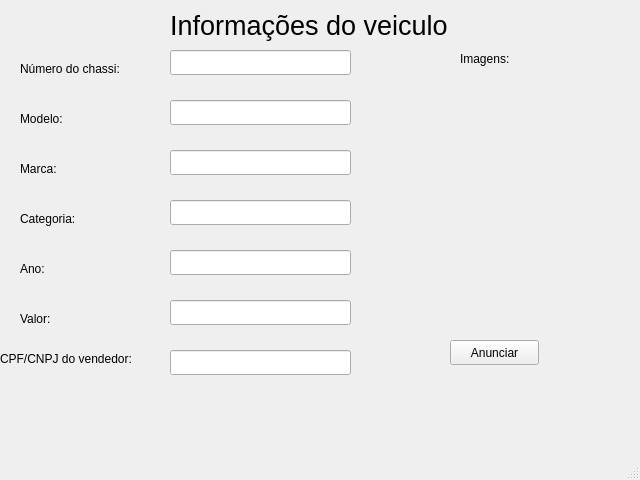
<?xml version="1.0" encoding="UTF-8"?>
<ui version="4.0">
 <class>MainWindow</class>
 <widget class="QMainWindow" name="MainWindow">
  <property name="geometry">
   <rect>
    <x>0</x>
    <y>0</y>
    <width>640</width>
    <height>480</height>
   </rect>
  </property>
  <property name="windowTitle">
   <string>MainWindow</string>
  </property>
  <widget class="QWidget" name="centralwidget">
   <widget class="QLabel" name="label">
    <property name="geometry">
     <rect>
      <x>170</x>
      <y>10</y>
      <width>291</width>
      <height>31</height>
     </rect>
    </property>
    <property name="font">
     <font>
      <pointsize>20</pointsize>
     </font>
    </property>
    <property name="text">
     <string>Informações do veiculo</string>
    </property>
   </widget>
   <widget class="QLabel" name="label_2">
    <property name="geometry">
     <rect>
      <x>20</x>
      <y>60</y>
      <width>131</width>
      <height>17</height>
     </rect>
    </property>
    <property name="text">
     <string>Número do chassi:</string>
    </property>
   </widget>
   <widget class="QLabel" name="label_3">
    <property name="geometry">
     <rect>
      <x>20</x>
      <y>110</y>
      <width>67</width>
      <height>17</height>
     </rect>
    </property>
    <property name="text">
     <string>Modelo:</string>
    </property>
   </widget>
   <widget class="QLabel" name="label_4">
    <property name="geometry">
     <rect>
      <x>20</x>
      <y>160</y>
      <width>67</width>
      <height>17</height>
     </rect>
    </property>
    <property name="text">
     <string>Marca:</string>
    </property>
   </widget>
   <widget class="QLabel" name="label_5">
    <property name="geometry">
     <rect>
      <x>20</x>
      <y>210</y>
      <width>81</width>
      <height>17</height>
     </rect>
    </property>
    <property name="text">
     <string>Categoria:</string>
    </property>
   </widget>
   <widget class="QLabel" name="label_6">
    <property name="geometry">
     <rect>
      <x>20</x>
      <y>260</y>
      <width>67</width>
      <height>17</height>
     </rect>
    </property>
    <property name="text">
     <string>Ano:</string>
    </property>
   </widget>
   <widget class="QLabel" name="label_7">
    <property name="geometry">
     <rect>
      <x>20</x>
      <y>310</y>
      <width>67</width>
      <height>17</height>
     </rect>
    </property>
    <property name="text">
     <string>Valor:</string>
    </property>
   </widget>
   <widget class="QLineEdit" name="lineEdit">
    <property name="geometry">
     <rect>
      <x>170</x>
      <y>50</y>
      <width>181</width>
      <height>25</height>
     </rect>
    </property>
   </widget>
   <widget class="QLineEdit" name="lineEdit_2">
    <property name="geometry">
     <rect>
      <x>170</x>
      <y>100</y>
      <width>181</width>
      <height>25</height>
     </rect>
    </property>
   </widget>
   <widget class="QLineEdit" name="lineEdit_3">
    <property name="geometry">
     <rect>
      <x>170</x>
      <y>150</y>
      <width>181</width>
      <height>25</height>
     </rect>
    </property>
   </widget>
   <widget class="QLineEdit" name="lineEdit_4">
    <property name="geometry">
     <rect>
      <x>170</x>
      <y>200</y>
      <width>181</width>
      <height>25</height>
     </rect>
    </property>
   </widget>
   <widget class="QLineEdit" name="lineEdit_5">
    <property name="geometry">
     <rect>
      <x>170</x>
      <y>250</y>
      <width>181</width>
      <height>25</height>
     </rect>
    </property>
   </widget>
   <widget class="QLineEdit" name="lineEdit_6">
    <property name="geometry">
     <rect>
      <x>170</x>
      <y>300</y>
      <width>181</width>
      <height>25</height>
     </rect>
    </property>
   </widget>
   <widget class="QLineEdit" name="lineEdit_7">
    <property name="geometry">
     <rect>
      <x>170</x>
      <y>350</y>
      <width>181</width>
      <height>25</height>
     </rect>
    </property>
   </widget>
   <widget class="QLabel" name="label_8">
    <property name="geometry">
     <rect>
      <x>0</x>
      <y>350</y>
      <width>171</width>
      <height>17</height>
     </rect>
    </property>
    <property name="text">
     <string>CPF/CNPJ do vendedor:</string>
    </property>
   </widget>
   <widget class="QLabel" name="label_9">
    <property name="geometry">
     <rect>
      <x>460</x>
      <y>50</y>
      <width>67</width>
      <height>17</height>
     </rect>
    </property>
    <property name="text">
     <string>Imagens:</string>
    </property>
   </widget>
   <widget class="QPushButton" name="pushButton">
    <property name="geometry">
     <rect>
      <x>450</x>
      <y>340</y>
      <width>89</width>
      <height>25</height>
     </rect>
    </property>
    <property name="text">
     <string>Anunciar</string>
    </property>
   </widget>
  </widget>
  <widget class="QStatusBar" name="statusbar"/>
 </widget>
 <resources/>
 <connections/>
</ui>
